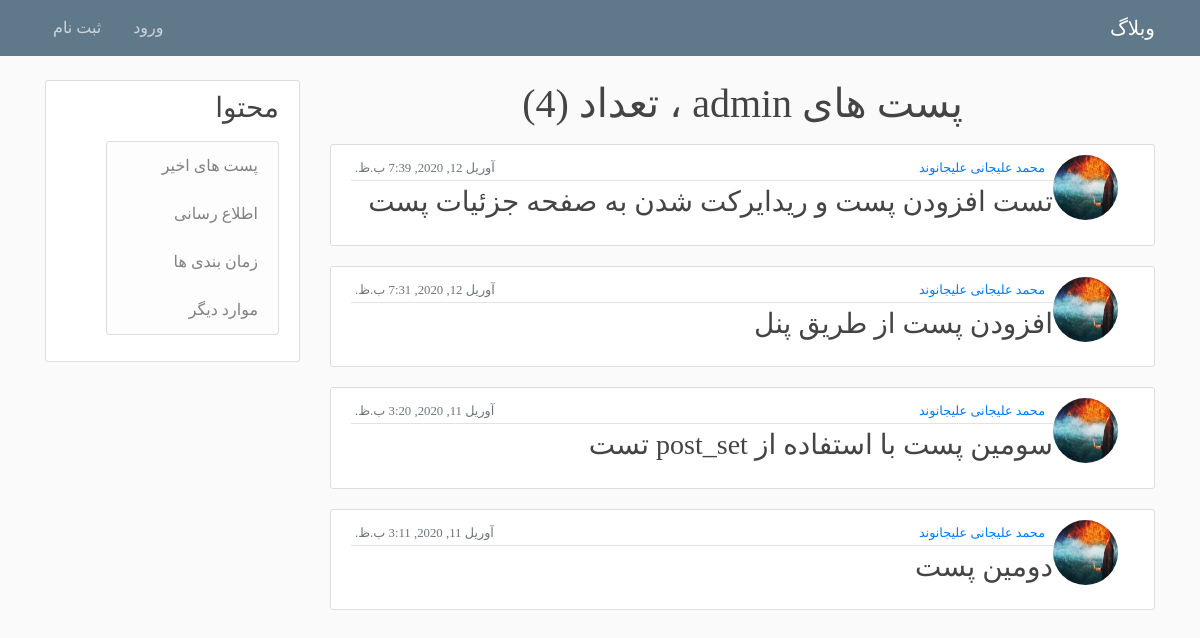
Page /user/admin/ on the earlier database version.
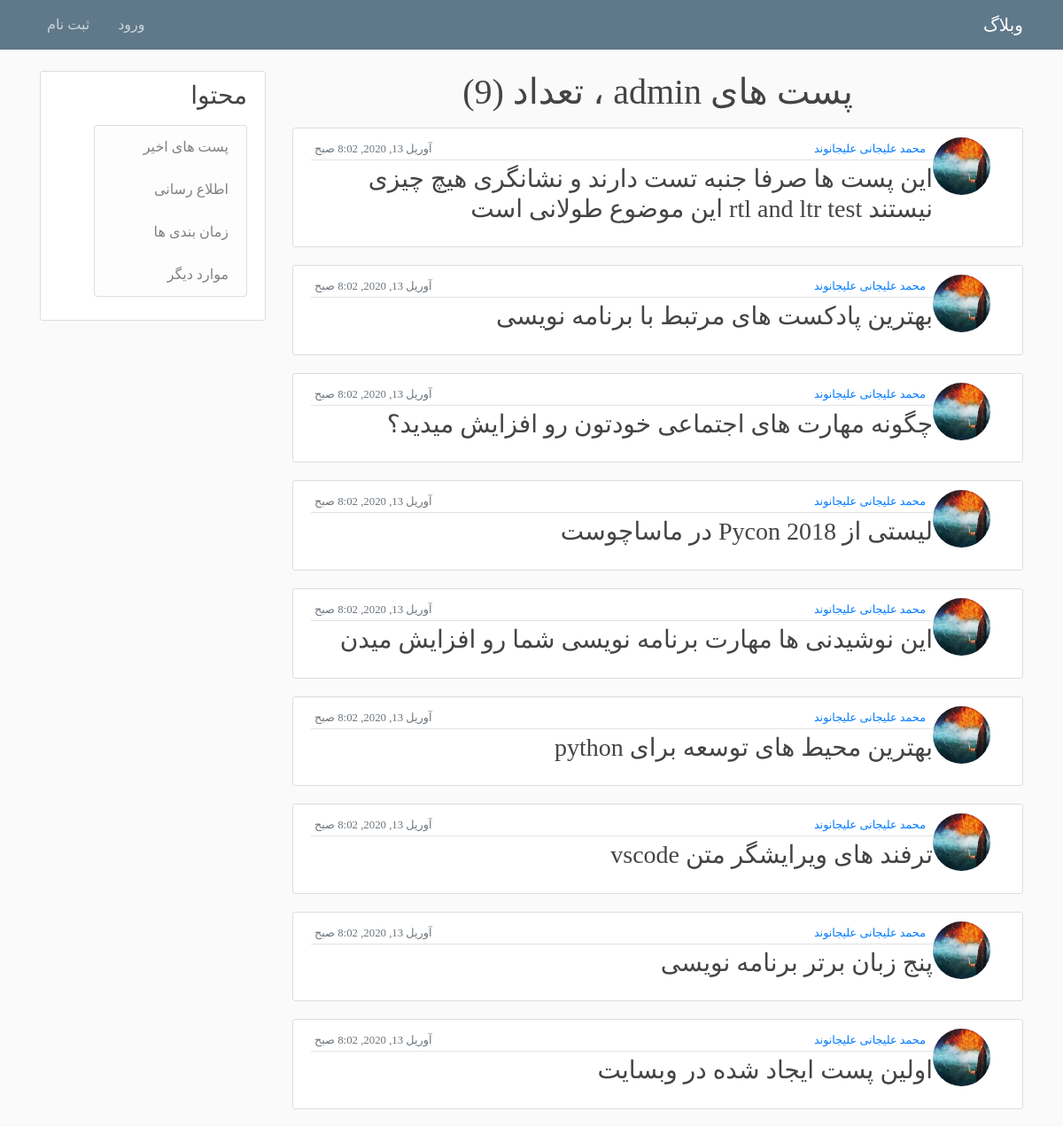
Same page on the later database version.
### blog/models.py (models this page shows, shortened)
class Post(models.Model):
    author = models.ForeignKey(User, on_delete=models.CASCADE)
    title = models.CharField(max_length=200)
    content = ckeditor.RichTextField()
    date_posted = models.DateTimeField(default=timezone.now)

### users/models.py (models this page shows, shortened)
class Profile(models.Model):
    user = models.OneToOneField(User, on_delete=models.CASCADE)
    image = models.ImageField(default='default.jpg', upload_to='profile_pics')

### blog/views.py (the view)
# urls.py: path('user/<str:username>/', views.UserPostsListView.as_view(), name='profile'),
class UserPostsListView(ListView):
    model = Post
    context_object_name = 'posts'
    template_name = 'blog/profile.html'
    paginate_by = 50
    def get_queryset(self):
        user = get_object_or_404(User, username = self.kwargs.get('username'))
        return Post.objects.filter(author=user).order_by('-date_posted')

### blog/templates/blog/profile.html (shortened to what this page needs)
{% extends "blog/base.html" %}
{% load jformat %}
{% block content %}
<h1 class="mb-3 text-center">پست های {{ view.kwargs.username }} ، تعداد ({{ page_obj.paginator.count }})</h1>
{% for post in posts %}
<article class="media content-section">
    <img src="{{ post.author.profile.image.url }}" alt="نمایه" class="rounded-circle article-img">
    <div class="media-body">
        <div class="article-metadata">
            <small class="m-1 text-muted float-left">{{ post.date_posted|jformat:"%B %d, %Y" }}</small>
            <small class="m-1 text-muted">
                <a class="ml-1" href="#">
                    {% if post.author.first_name %}
                    {{ post.author.first_name }}
                    {% else %}
                    {{ post.author }}
                    {% endif %}
                </a>
            </small>
        </div>
        <h3><a class="article-title" href="{% url 'blog:detail' post.id %}">{{ post.title }}</a></h3>
    </div>
</article>
{% endfor %}
{% endblock content %}

Differences in the rows shown:
removed Post: author.profile.image (picture), date_posted|jformat "آوریل 12, 2020, 7:39 ب.ظ.", author.first_name "محمد علیجانی علیجانوند", title "تست افزودن پست و ریدایرکت شدن به صفحه جزئیات پست"
removed Post: author.profile.image (picture), date_posted|jformat "آوریل 12, 2020, 7:31 ب.ظ.", author.first_name "محمد علیجانی علیجانوند", title "افزودن پست از طریق پنل"
removed Post: author.profile.image (picture), date_posted|jformat "آوریل 11, 2020, 3:20 ب.ظ.", author.first_name "محمد علیجانی علیجانوند", title "سومین پست با استفاده از post_set تست"
removed Post: author.profile.image (picture), date_posted|jformat "آوریل 11, 2020, 3:11 ب.ظ.", author.first_name "محمد علیجانی علیجانوند", title "دومین پست"
added Post: author.profile.image (picture), date_posted|jformat "آوریل 13, 2020, 8:02 صبح", author.first_name "محمد علیجانی علیجانوند", title "این پست ها صرفا جنبه تست دارند و نشانگری هیچ چیزی نیستند rtl and ltr test این موضوع طولانی است"
added Post: author.profile.image (picture), date_posted|jformat "آوریل 13, 2020, 8:02 صبح", author.first_name "محمد علیجانی علیجانوند", title "بهترین پادکست های مرتبط با برنامه نویسی"
added Post: author.profile.image (picture), date_posted|jformat "آوریل 13, 2020, 8:02 صبح", author.first_name "محمد علیجانی علیجانوند", title "چگونه مهارت های اجتماعی خودتون رو افزایش میدید؟"
added Post: author.profile.image (picture), date_posted|jformat "آوریل 13, 2020, 8:02 صبح", author.first_name "محمد علیجانی علیجانوند", title "لیستی از Pycon 2018 در ماساچوست"
added Post: author.profile.image (picture), date_posted|jformat "آوریل 13, 2020, 8:02 صبح", author.first_name "محمد علیجانی علیجانوند", title "این نوشیدنی ها مهارت برنامه نویسی شما رو افزایش میدن"
added Post: author.profile.image (picture), date_posted|jformat "آوریل 13, 2020, 8:02 صبح", author.first_name "محمد علیجانی علیجانوند", title "بهترین محیط های توسعه برای python"
added Post: author.profile.image (picture), date_posted|jformat "آوریل 13, 2020, 8:02 صبح", author.first_name "محمد علیجانی علیجانوند", title "ترفند های ویرایشگر متن vscode"
added Post: author.profile.image (picture), date_posted|jformat "آوریل 13, 2020, 8:02 صبح", author.first_name "محمد علیجانی علیجانوند", title "پنج زبان برتر برنامه نویسی"
added Post: author.profile.image (picture), date_posted|jformat "آوریل 13, 2020, 8:02 صبح", author.first_name "محمد علیجانی علیجانوند", title "اولین پست ایجاد شده در وبسایت"
Other differences:
{{ page_obj.paginator.count }}: "4" → "9"
